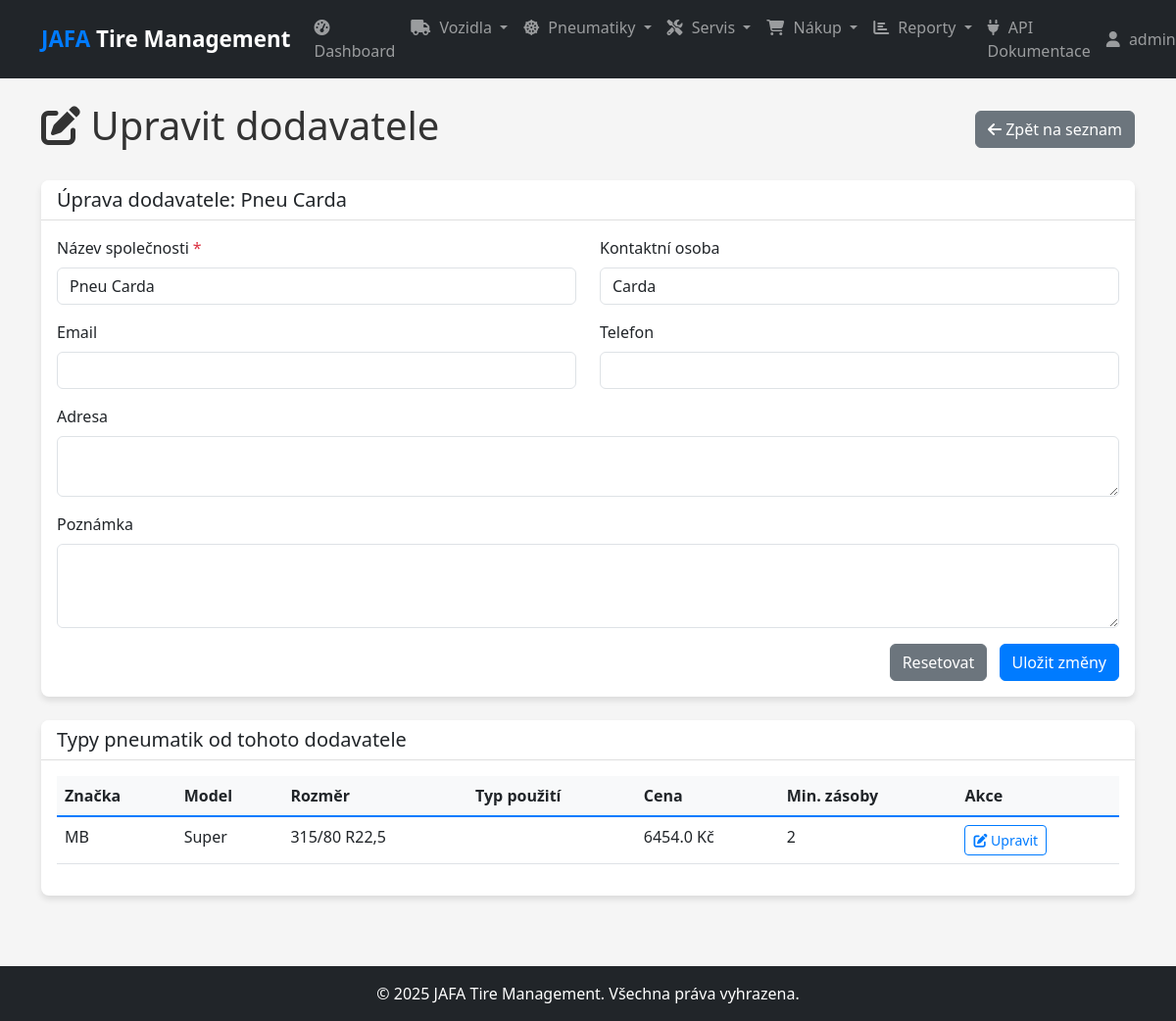
The page /suppliers/edit/1 (signed in) on the database its author committed.
### models.py (models this page shows, shortened)
class User(db.Model, UserMixin):
    id = db.Column(db.Integer, primary_key=True)
    username = db.Column(db.String(50), unique=True, nullable=False)
    email = db.Column(db.String(120), unique=True, nullable=False)
    password_hash = db.Column(db.String(128), nullable=False)
    role = db.Column(db.String(20), nullable=False, default='technician')  # admin, manager, technician
    created_at = db.Column(db.DateTime, default=datetime.utcnow)

class Supplier(db.Model):
    id = db.Column(db.Integer, primary_key=True)
    name = db.Column(db.String(100), nullable=False)
    contact_person = db.Column(db.String(100))
    email = db.Column(db.String(120))
    phone = db.Column(db.String(20))
    address = db.Column(db.String(200))
    note = db.Column(db.Text)
    created_at = db.Column(db.DateTime, default=datetime.utcnow)
    tire_types = db.relationship('TireType', backref='supplier', lazy=True)

class TireType(db.Model):
    id = db.Column(db.Integer, primary_key=True)
    brand = db.Column(db.String(50), nullable=False)
    model = db.Column(db.String(50), nullable=False)
    size = db.Column(db.String(20), nullable=False)  # např. "315/80 R22.5"
    usage_type = db.Column(db.String(50))  # např. "hnací", "řídící", "návěsová"
    price = db.Column(db.Float)
    avg_lifespan_km = db.Column(db.Integer)  # Průměrná životnost v km
    min_stock_level = db.Column(db.Integer, default=2)  # Minimální skladové zásoby
    supplier_id = db.Column(db.Integer, db.ForeignKey('supplier.id'))
    note = db.Column(db.Text)
    created_at = db.Column(db.DateTime, default=datetime.utcnow)
    tires = db.relationship('Tire', backref='tire_type', lazy=True)

### routes.py (the view, shortened to what this page needs)
    @app.route('/suppliers/edit/<int:id>', methods=['GET', 'POST'])
    @login_required
    def edit_supplier(id):
        supplier = Supplier.query.get_or_404(id)
        return render_template('suppliers/edit.html', supplier=supplier)

### app.py (called while the page is built)
@app.context_processor
def inject_now():
    return {'now': datetime.now()}

### models.py (called while the page is built)
@login_manager.user_loader
def load_user(user_id):
    return User.query.get(int(user_id))

### templates/suppliers/edit.html (shortened to what this page needs)
{% extends 'layout.html' %}
{% block content %}
<div class="d-flex justify-content-between align-items-center mb-4">
    <h1><i class="fas fa-edit"></i> Upravit dodavatele</h1>
    <div>
        <a href="{{ url_for('list_suppliers') }}" class="btn btn-secondary">
            <i class="fas fa-arrow-left"></i> Zpět na seznam
        </a>
    </div>
</div>
<div class="card">
    <div class="card-header">
        <h5 class="mb-0">Úprava dodavatele: {{ supplier.name }}</h5>
    </div>
    <div class="card-body">
        <form action="{{ url_for('edit_supplier', id=supplier.id) }}" method="post">
            <div class="row">
                <div class="col-md-6 mb-3">
                    <label for="name" class="form-label required-field">Název společnosti</label>
                    <input type="text" class="form-control" id="name" name="name" value="{{ supplier.name }}" required>
                </div>
                <div class="col-md-6 mb-3">
                    <label for="contact_person" class="form-label">Kontaktní osoba</label>
                    <input type="text" class="form-control" id="contact_person" name="contact_person" value="{{ supplier.contact_person or '' }}">
                </div>
            </div>
            <div class="row">
                <div class="col-md-6 mb-3">
                    <label for="email" class="form-label">Email</label>
                    <input type="email" class="form-control" id="email" name="email" value="{{ supplier.email or '' }}">
                </div>
                <div class="col-md-6 mb-3">
                    <label for="phone" class="form-label">Telefon</label>
                    <input type="tel" class="form-control" id="phone" name="phone" value="{{ supplier.phone or '' }}">
                </div>
            </div>
            <div class="mb-3">
                <label for="address" class="form-label">Adresa</label>
                <textarea class="form-control" id="address" name="address" rows="2">{{ supplier.address or '' }}</textarea>
            </div>
            <div class="mb-3">
                <label for="note" class="form-label">Poznámka</label>
                <textarea class="form-control" id="note" name="note" rows="3">{{ supplier.note or '' }}</textarea>
            </div>
            <div class="text-end">
                <button type="reset" class="btn btn-secondary me-2">Resetovat</button>
                <button type="submit" class="btn btn-primary">Uložit změny</button>
            </div>
        </form>
    </div>
</div>
{% if supplier.tire_types %}
<div class="card mt-4">
    <div class="card-header">
        <h5 class="mb-0">Typy pneumatik od tohoto dodavatele</h5>
    </div>
    <div class="card-body">
        <div class="table-responsive">
            <table class="table table-hover">
                <thead>
                    <tr>
                        <th>Značka</th>
                        <th>Model</th>
                        <th>Rozměr</th>
                        <th>Typ použití</th>
                        <th>Cena</th>
                        <th>Min. zásoby</th>
                        <th>Akce</th>
                    </tr>
                </thead>
                <tbody>
                    {% for tire_type in supplier.tire_types %}
                    <tr>
                        <td>{{ tire_type.brand }}</td>
                        <td>{{ tire_type.model }}</td>
                        <td>{{ tire_type.size }}</td>
                        <td>{{ tire_type.usage_type }}</td>
                        <td>{{ tire_type.price }} Kč</td>
                        <td>{{ tire_type.min_stock_level }}</td>
                        <td>
                            <a href="{{ url_for('edit_tire_type', id=tire_type.id) }}" class="btn btn-sm btn-outline-primary">
                                <i class="fas fa-edit"></i> Upravit
                            </a>
                        </td>
                    </tr>
                    {% endfor %}
                </tbody>
            </table>
        </div>
    </div>
</div>
{% endif %}
{% endblock %}

### templates/layout.html (shortened to what this page needs)
<!DOCTYPE html>
<html lang="cs">
<head>
    <link href="https://cdn.jsdelivr.net/npm/bootstrap@5.3.0/dist/css/bootstrap.min.css" rel="stylesheet">
    <link rel="stylesheet" href="https://cdnjs.cloudflare.com/ajax/libs/font-awesome/6.4.0/css/all.min.css">
    <link rel="stylesheet" href="{{ url_for('static', filename='css/style.css') }}">
</head>
<body>
    <header>
        <nav class="navbar navbar-expand-lg navbar-dark bg-dark">
            <div class="container">
                <a class="navbar-brand" href="{{ url_for('index') }}">
                    <span class="fw-bold text-primary">JAFA</span> Tire Management
                </a>
                <div class="collapse navbar-collapse" id="navbarNavDropdown">
                    {% if current_user.is_authenticated %}
                    <ul class="navbar-nav me-auto">
                        <li class="nav-item">
                            <a class="nav-link" href="{{ url_for('dashboard') }}">
                                <i class="fas fa-tachometer-alt"></i> Dashboard
                            </a>
                        </li>
                        <li class="nav-item dropdown">
                            <a class="nav-link dropdown-toggle" href="#" id="navbarVehicleDropdown" role="button" data-bs-toggle="dropdown" aria-expanded="false">
                                <i class="fas fa-truck"></i> Vozidla
                            </a>
                        </li>
                        <li class="nav-item dropdown">
                            <a class="nav-link dropdown-toggle" href="#" id="navbarTireDropdown" role="button" data-bs-toggle="dropdown" aria-expanded="false">
                                <i class="fas fa-dharmachakra"></i> Pneumatiky
                            </a>
                        </li>
                        <li class="nav-item dropdown">
                            <a class="nav-link dropdown-toggle" href="#" id="navbarServiceDropdown" role="button" data-bs-toggle="dropdown" aria-expanded="false">
                                <i class="fas fa-tools"></i> Servis
                            </a>
                        </li>
                        <li class="nav-item dropdown">
                            <a class="nav-link dropdown-toggle" href="#" id="navbarPurchaseDropdown" role="button" data-bs-toggle="dropdown" aria-expanded="false">
                                <i class="fas fa-shopping-cart"></i> Nákup
                            </a>
                        </li>
                        <li class="nav-item dropdown">
                            <a class="nav-link dropdown-toggle" href="#" id="navbarReportDropdown" role="button" data-bs-toggle="dropdown" aria-expanded="false">
                                <i class="fas fa-chart-bar"></i> Reporty
                            </a>
                        </li>
                        <li class="nav-item">
                            <a class="nav-link" href="{{ url_for('api_docs') }}">
                                <i class="fas fa-plug"></i> API Dokumentace
                            </a>
                        </li>
                    </ul>
                    <ul class="navbar-nav">
                        <li class="nav-item dropdown">
                            <a class="nav-link dropdown-toggle" href="#" id="navbarUserDropdown" role="button" data-bs-toggle="dropdown" aria-expanded="false">
                                <i class="fas fa-user"></i> {{ current_user.username }}
                            </a>
                        </li>
                    </ul>
                    {% else %}
                    <ul class="navbar-nav ms-auto">
                        <li class="nav-item">
                            <a class="nav-link" href="{{ url_for('login') }}">Přihlásit se</a>
                        </li>
                    </ul>
                    {% endif %}
                </div>
            </div>
        </nav>
    </header>
    <main class="py-4">
        <div class="container">
            {% block content %}{% endblock %}
        </div>
    </main>
    <footer class="py-3 mt-4 bg-dark text-white">
        <div class="container text-center">
            <p class="mb-0">&copy; {{ now.year }} JAFA Tire Management. Všechna práva vyhrazena.</p>
        </div>
    </footer>
</body>
</html>

### static/css/style.css (style rules this page uses)
:root { --primary-color: #007bff; --secondary-color: #6c757d; --success-color: #28a745; --danger-color: #dc3545; --warning-color: #ffc107; --info-color: #17a2b8; --dark-color: #343a40; --light-color: #f8f9fa; }
body { font-family: 'Segoe UI', Tahoma, Geneva, Verdana, sans-serif; color: #333; background-color: #f5f5f5; min-height: 100vh; display: flex; flex-direction: column; }
main { flex: 1 0 auto; }
.navbar-brand { font-weight: bold; font-size: 1.4rem; }
.navbar-brand .text-primary { color: var(--primary-color) !important; }
.nav-link { font-weight: 500; }
.nav-link i { margin-right: 5px; }
.card { border-radius: 8px; overflow: hidden; box-shadow: 0 4px 6px rgba(0, 0, 0, 0.1); margin-bottom: 1.5rem; border: none; }
.card-header { background-color: #fff; border-bottom: 1px solid rgba(0, 0, 0, 0.125); font-weight: 600; }
.table thead th { background-color: var(--light-color); border-bottom: 2px solid var(--primary-color); font-weight: 600; }
.form-label { font-weight: 500; }
.required-field::after { content: "*"; color: var(--danger-color); margin-left: 4px; }
.btn-primary { background-color: var(--primary-color); border-color: var(--primary-color); }
.btn-outline-primary { color: var(--primary-color); border-color: var(--primary-color); }

### rows shown on the page
User: username "admin…"
Supplier: name "Pneu Carda", contact_person "Carda"
TireType: brand "MB", model "Super", size "315/80 R22,5", price "6454.0", min_stock_level "2"
